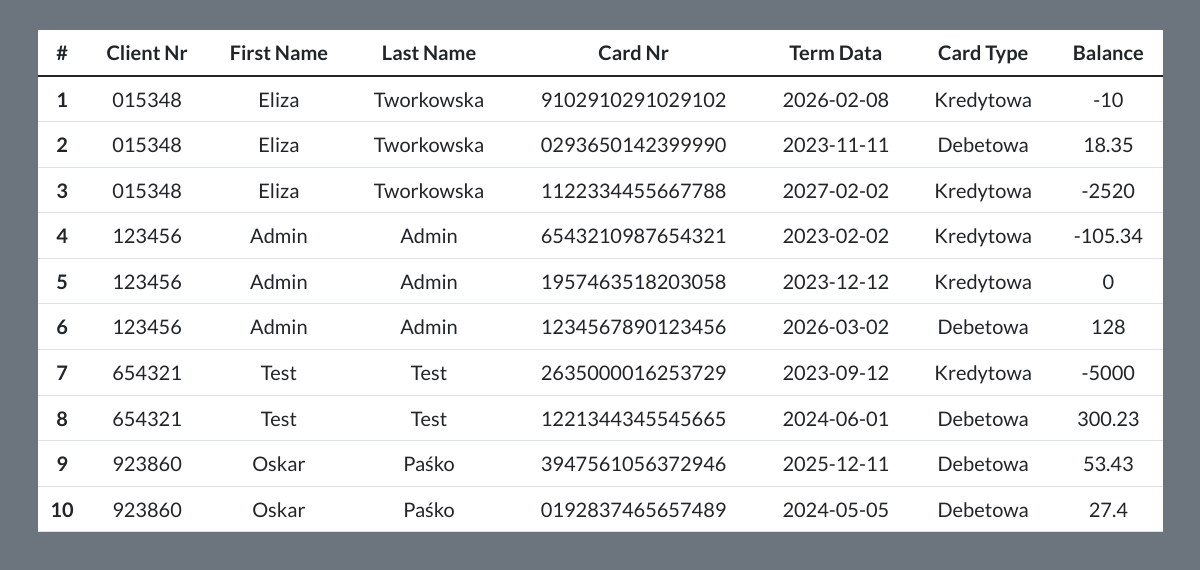
/bankapp/src/cards.php, run on the app's committed database.
### tables this page shows
CREATE TABLE card
(
    card_nr VARCHAR(16) PRIMARY KEY NOT NULL UNIQUE CHECK(char_length(card_nr)=16),
    card_term_data DATE NOT NULL,
    card_cvc_number VARCHAR(3) NOT NULL CHECK(char_length(card_cvc_number)=3),
    card_type ENUM('Debetowa', 'Kredytowa'),
    card_balance FLOAT NOT NULL,
    client_nr VARCHAR(6) NOT NULL,
    FOREIGN KEY (client_nr) REFERENCES client (client_nr)
);

CREATE TABLE client
(
	client_nr VARCHAR(6) PRIMARY KEY NOT NULL UNIQUE CHECK(char_length(client_nr) = 6),
    client_password VARCHAR(100) NOT NULL,
    client_fname VARCHAR(100) NOT NULL,
    client_lname VARCHAR(100) NOT NULL
);

### bankapp/src/cards.php (the view, shortened to what this page needs)
<!doctype html>
<html lang="en">
  <head>
    <link rel="stylesheet" href="https://cdn.jsdelivr.net/npm/bootstrap@4.3.1/dist/css/bootstrap.min.css">
    <link rel="stylesheet" type="text/css" href="//netdna.bootstrapcdn.com/bootstrap/3.1.1/css/bootstrap.min.css">
    <link href="../css/bootstrap.css" rel="stylesheet">
    <link href="https://cdn.jsdelivr.net/npm/bootstrap@5.0.0/dist/css/bootstrap.min.css" rel="stylesheet" >
  </head>
  <body class="bg-secondary d-flex flex-column min-vh-100">
  <div class="container mt-5 mb-5 content-height">
        <div class="row">
            <table class="table table-hover bg-white text-center fs-2">
                    <thead>
                        <tr>
                        <th scope="col">#</th>
                        <th scope="col">Client Nr</th>
                        <th scope="col">First Name</th>
                        <th scope="col">Last Name</th>
                        <th scope="col">Card Nr</th>
                        <th scope="col">Term Data</th>
                        <th scope="col">Card Type</th>
                        <th scope="col">Balance</th>
                        </tr>
                    </thead>
                <tbody>
                <?php
                    include '../connect.php';
                    $sql = "SELECT client_nr, client_fname, client_lname, card_nr, card_term_data, card_type, card_balance FROM card LEFT JOIN client USING(client_nr) ORDER BY client_nr";
                    $result = $conn->query($sql);
                    if ($result->num_rows > 0) {
                        $nr=1;
                    while($row = $result->fetch_assoc()) {
                        echo '<tr><th scope="row">'.$nr.'</th><td>'.$row['client_nr'].'</td><td>'.$row['client_fname'].'</td><td>'.$row['client_lname'].'</td>'.
                        '<td>'.$row['card_nr'].'</td><td>'.$row['card_term_data'].'</td><td>'.$row['card_type'].'</td><td>'.$row['card_balance'].'</td>'.'</tr>';
                        $nr+=1;
                    }
                    } else {
                    echo "0 results";
                    }
                ?>
                </tbody>
            </table>
        </div>
    </div>
  </body>
</html>

### bankapp/src/cards.php (style rules this page uses)
html, body { font-family: 'Lato', sans-serif; }

### data on the page
card: client_nr "015348", client_nr.client_fname "Eliza", client_nr.client_lname "Tworkowska", card_nr "9102910291029102", card_term_data "2026-02-08", card_type "Kredytowa", card_balance "-10"
card: client_nr "015348", client_nr.client_fname "Eliza", client_nr.client_lname "Tworkowska", card_nr "0293650142399990", card_term_data "2023-11-11", card_type "Debetowa", card_balance "18.35"
card: client_nr "015348", client_nr.client_fname "Eliza", client_nr.client_lname "Tworkowska", card_nr "1122334455667788", card_term_data "2027-02-02", card_type "Kredytowa", card_balance "-2520"
card: client_nr "123456", client_nr.client_fname "Admin", client_nr.client_lname "Admin", card_nr "6543210987654321", card_term_data "2023-02-02", card_type "Kredytowa", card_balance "-105.34"
card: client_nr "123456", client_nr.client_fname "Admin", client_nr.client_lname "Admin", card_nr "1957463518203058", card_term_data "2023-12-12", card_type "Kredytowa", card_balance "0"
card: client_nr "123456", client_nr.client_fname "Admin", client_nr.client_lname "Admin", card_nr "1234567890123456", card_term_data "2026-03-02", card_type "Debetowa", card_balance "128"
card: client_nr "654321", client_nr.client_fname "Test", client_nr.client_lname "Test", card_nr "2635000016253729", card_term_data "2023-09-12", card_type "Kredytowa", card_balance "-5000"
card: client_nr "654321", client_nr.client_fname "Test", client_nr.client_lname "Test", card_nr "1221344345545665", card_term_data "2024-06-01", card_type "Debetowa", card_balance "300.23"
card: client_nr "923860", client_nr.client_fname "Oskar", client_nr.client_lname "Paśko", card_nr "3947561056372946", card_term_data "2025-12-11", card_type "Debetowa", card_balance "53.43"
card: client_nr "923860", client_nr.client_fname "Oskar", client_nr.client_lname "Paśko", card_nr "0192837465657489", card_term_data "2024-05-05", card_type "Debetowa", card_balance "27.4"
